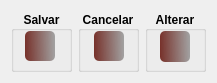
      <widget class="QWidget" name="layoutWidget">
       <property name="geometry">
        <rect>
         <x>791</x>
         <y>46</y>
         <width>201</width>
         <height>63</height>
        </rect>
       </property>
       <layout class="QHBoxLayout" name="horizontalLayout_77">
        <item>
         <widget class="QGroupBox" name="groupBox_93">
          <property name="minimumSize">
           <size>
            <width>61</width>
            <height>61</height>
           </size>
          </property>
          <property name="maximumSize">
           <size>
            <width>16777215</width>
            <height>61</height>
           </size>
          </property>
          <property name="font">
           <font>
            <bold>true</bold>
           </font>
          </property>
          <property name="title">
           <string>Salvar</string>
          </property>
          <property name="alignment">
           <set>Qt::AlignCenter</set>
          </property>
          <widget class="QPushButton" name="btn_conclusao">
           <property name="enabled">
            <bool>false</bool>
           </property>
           <property name="geometry">
            <rect>
             <x>14</x>
             <y>20</y>
             <width>30</width>
             <height>30</height>
            </rect>
           </property>
           <property name="minimumSize">
            <size>
             <width>30</width>
             <height>30</height>
            </size>
           </property>
           <property name="font">
            <font>
             <family>Reem Kufi</family>
             <pointsize>8</pointsize>
             <bold>true</bold>
            </font>
           </property>
           <property name="styleSheet">
            <string notr="true">QPushButton#btn_conclusao{
	background-color: qlineargradient(spread:pad, x1:0, y1:0.505682, x2:1, y2:0.477, stop:0 rgba(100, 19,11, 219), stop:1 rgba(0, 0, 0, 80));
	color:rgba(255, 255, 255, 210);
	border-radius: 5px;
}
QPushButton#btn_conclusao:hover{
	background-color: qlineargradient(spread:pad, x1:0, y1:0.505682,x2:1,y2:0.477, stop:0 rgba(150, 123, 111, 219), stop:1 rgba(85, 81, 84, 226));
}
QPushButton#btn_conclusao:pressed{
	padding-left:5px;
	padding -top:5px;
	background-color:rgba(150, 123, 111, 255);
}</string>
           </property>
           <property name="text">
            <string/>
           </property>
           <property name="icon">
            <iconset resource="R:/0-TI/_FNEA/RNC-59121033fc8ba18b61f430dd6dfd880a0b4bbfab/imagens/Imagens.qrc">
             <normaloff>:/Imagens/salve-.png</normaloff>:/Imagens/salve-.png</iconset>
           </property>
           <property name="iconSize">
            <size>
             <width>24</width>
             <height>24</height>
            </size>
           </property>
          </widget>
         </widget>
        </item>
        <item>
         <widget class="QGroupBox" name="groupBox_94">
          <property name="minimumSize">
           <size>
            <width>61</width>
            <height>61</height>
           </size>
          </property>
          <property name="maximumSize">
           <size>
            <width>16777215</width>
            <height>61</height>
           </size>
          </property>
          <property name="font">
           <font>
            <bold>true</bold>
           </font>
          </property>
          <property name="title">
           <string>Cancelar</string>
          </property>
          <property name="alignment">
           <set>Qt::AlignCenter</set>
          </property>
          <widget class="QPushButton" name="btn_cancela_investiga">
           <property name="geometry">
            <rect>
             <x>16</x>
             <y>20</y>
             <width>30</width>
             <height>30</height>
            </rect>
           </property>
           <property name="minimumSize">
            <size>
             <width>30</width>
             <height>30</height>
            </size>
           </property>
           <property name="font">
            <font>
             <family>Reem Kufi</family>
             <pointsize>8</pointsize>
             <bold>true</bold>
            </font>
           </property>
           <property name="styleSheet">
            <string notr="true">QPushButton#btn_cancela_investiga{
	background-color: qlineargradient(spread:pad, x1:0, y1:0.505682, x2:1, y2:0.477, stop:0 rgba(100, 19,11, 219), stop:1 rgba(0, 0, 0, 80));
	color:rgba(255, 255, 255, 210);
	border-radius: 5px;
}
QPushButton#btn_cancela_investiga:hover{
	background-color: qlineargradient(spread:pad, x1:0, y1:0.505682,x2:1,y2:0.477, stop:0 rgba(150, 123, 111, 219), stop:1 rgba(85, 81, 84, 226));
}
QPushButton#btn_cancela_investiga:pressed{
	padding-left:5px;
	padding -top:5px;
	background-color:rgba(150, 123, 111, 255);
}</string>
           </property>
           <property name="text">
            <string/>
           </property>
           <property name="icon">
            <iconset resource="R:/0-TI/_FNEA/RNC-59121033fc8ba18b61f430dd6dfd880a0b4bbfab/imagens/Imagens.qrc">
             <normaloff>:/Imagens/cancelar (1).png</normaloff>:/Imagens/cancelar (1).png</iconset>
           </property>
           <property name="iconSize">
            <size>
             <width>24</width>
             <height>24</height>
            </size>
           </property>
          </widget>
         </widget>
        </item>
        <item>
         <widget class="QGroupBox" name="groupBox_95">
          <property name="minimumSize">
           <size>
            <width>61</width>
            <height>61</height>
           </size>
          </property>
          <property name="maximumSize">
           <size>
            <width>16777215</width>
            <height>61</height>
           </size>
          </property>
          <property name="font">
           <font>
            <bold>true</bold>
           </font>
          </property>
          <property name="title">
           <string>Alterar</string>
          </property>
          <property name="alignment">
           <set>Qt::AlignCenter</set>
          </property>
          <widget class="QPushButton" name="btn_alterarInv">
           <property name="enabled">
            <bool>false</bool>
           </property>
           <property name="geometry">
            <rect>
             <x>15</x>
             <y>20</y>
             <width>30</width>
             <height>31</height>
            </rect>
           </property>
           <property name="minimumSize">
            <size>
             <width>30</width>
             <height>30</height>
            </size>
           </property>
           <property name="font">
            <font>
             <family>Reem Kufi</family>
             <pointsize>8</pointsize>
             <bold>true</bold>
            </font>
           </property>
           <property name="styleSheet">
            <string notr="true">QPushButton#btn_alterarInv{
	background-color: qlineargradient(spread:pad, x1:0, y1:0.505682, x2:1, y2:0.477, stop:0 rgba(100, 19,11, 219), stop:1 rgba(0, 0, 0, 80));
	color:rgba(255, 255, 255, 210);
	border-radius: 5px;
}
QPushButton#btn_alterarInv:hover{
	background-color: qlineargradient(spread:pad, x1:0, y1:0.505682,x2:1,y2:0.477, stop:0 rgba(150, 123, 111, 219), stop:1 rgba(85, 81, 84, 226));
}
QPushButton#btn_alterarInv:pressed{
	padding-left:5px;
	padding -top:5px;
	background-color:rgba(150, 123, 111, 255);
}</string>
           </property>
           <property name="text">
            <string/>
           </property>
           <property name="icon">
            <iconset resource="R:/0-TI/_FNEA/RNC-59121033fc8ba18b61f430dd6dfd880a0b4bbfab/imagens/Imagens.qrc">
             <normaloff>:/Imagens/registro (1).png</normaloff>:/Imagens/registro (1).png</iconset>
           </property>
           <property name="iconSize">
            <size>
             <width>24</width>
             <height>24</height>
            </size>
           </property>
          </widget>
         </widget>
        </item>
       </layout>
      </widget>
